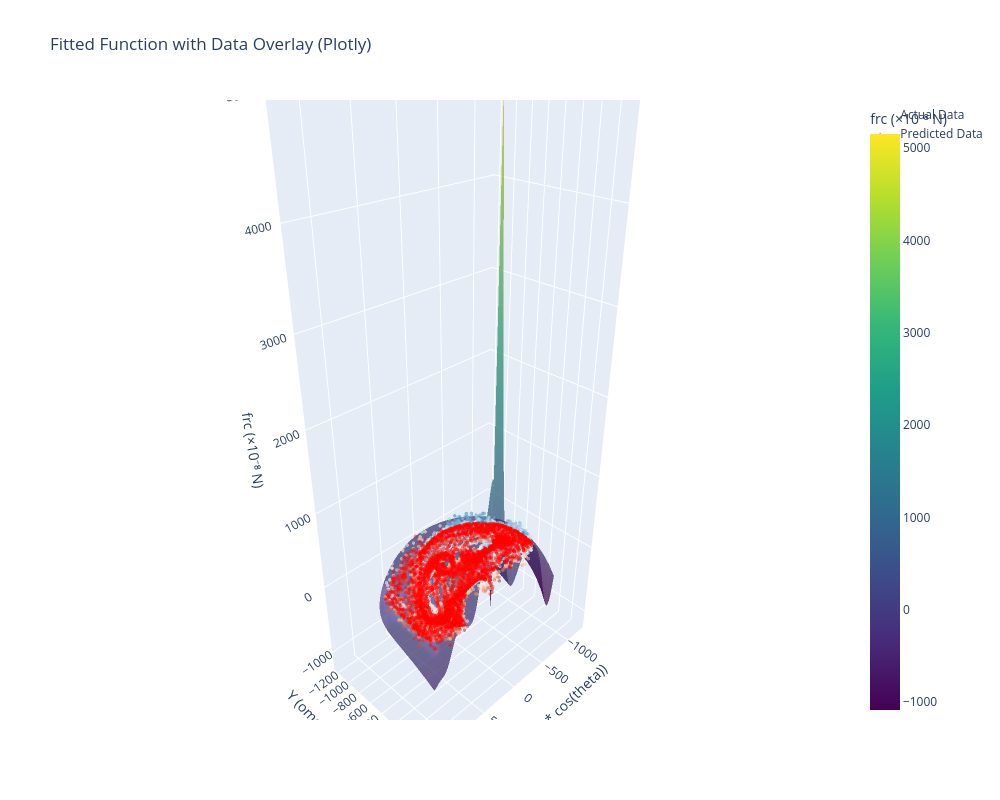

Notebook code for this chart:
### Code cell
# 3D Plotly visualization with data overlay
import plotly.graph_objects as go

# Create surface plot
fig = go.Figure(data=[
    go.Surface(
        x=X_grid,
        y=Y_grid,
        z=Z_grid * 1e8,
        colorscale='Viridis',
        opacity=0.7,
        name='Fitted Surface',
        showscale=True,
        colorbar=dict(title="frc (×10⁻⁸ N)")
    ),
    # Actual data points
    go.Scatter3d(
        x=xs_actual,
        y=ys_actual,
        z=y_clean * 1e8,
        mode='markers',
        marker=dict(
            size=2,
            color=y_clean * 1e8,
            colorscale='RdBu',
            opacity=0.6,
            showscale=False
        ),
        name='Actual Data'
    ),
    # Predicted data points
    go.Scatter3d(
        x=xs_actual,
        y=ys_actual,
        z=y_pred_all * 1e8,
        mode='markers',
        marker=dict(
            size=2,
            color='red',
            opacity=0.4
        ),
        name='Predicted Data'
    )
])

fig.update_layout(
    title='Fitted Function with Data Overlay (Plotly)',
    scene=dict(
        xaxis_title='X (omega * cos(theta))',
        yaxis_title='Y (omega * sin(theta))',
        zaxis_title='frc (×10⁻⁸ N)',
        camera=dict(
            eye=dict(x=1.5, y=1.5, z=1.2)
        )
    ),
    width=1000,
    height=800
)

fig.show()

### Figure 1 — Plotly figure (JSON) as saved in the notebook; plotly's stock layout.template omitted (floating-point values rounded to 4 significant figures; data arrays with more than 128 entries replaced by an {"elided": "..."} marker saying what was removed)
{"data": [{"colorbar": {"title": {"text": "frc (×10⁻⁸ N)"}}, "colorscale": [[0, "#440154"], [0.1111, "#482878"], [0.2222, "#3e4989"], [0.3333, "#31688e"], [0.4444, "#26828e"], [0.5556, "#1f9e89"], [0.6667, "#35b779"], [0.7778, "#6ece58"], [0.8889, "#b5de2b"], [1, "#fde725"]], "name": "Fitted Surface", "opacity": 0.7, "showscale": true, "type": "surface", "x": {"elided": "50x50 float values"}, "y": {"elided": "50x50 float values"}, "z": {"elided": "50x50 float values"}}, {"marker": {"color": {"elided": "4990 float values"}, "colorscale": [[0, "rgb(103,0,31)"], [0.1, "rgb(178,24,43)"], [0.2, "rgb(214,96,77)"], [0.3, "rgb(244,165,130)"], [0.4, "rgb(253,219,199)"], [0.5, "rgb(247,247,247)"], [0.6, "rgb(209,229,240)"], [0.7, "rgb(146,197,222)"], [0.8, "rgb(67,147,195)"], [0.9, "rgb(33,102,172)"], [1, "rgb(5,48,97)"]], "opacity": 0.6, "showscale": false, "size": 2}, "mode": "markers", "name": "Actual Data", "type": "scatter3d", "x": {"elided": "4990 float values"}, "y": {"elided": "4990 float values"}, "z": {"elided": "4990 float values"}}, {"marker": {"color": "red", "opacity": 0.4, "size": 2}, "mode": "markers", "name": "Predicted Data", "type": "scatter3d", "x": {"elided": "4990 float values"}, "y": {"elided": "4990 float values"}, "z": {"elided": "4990 float values"}}], "layout": {"height": 800, "scene": {"camera": {"eye": {"x": 1.5, "y": 1.5, "z": 1.2}}, "xaxis": {"title": {"text": "X (omega * cos(theta))"}}, "yaxis": {"title": {"text": "Y (omega * sin(theta))"}}, "zaxis": {"title": {"text": "frc (×10⁻⁸ N)"}}}, "title": {"text": "Fitted Function with Data Overlay (Plotly)"}, "width": 1000}}
